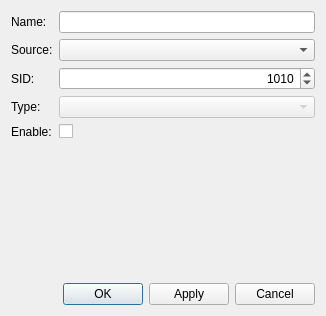
<?xml version="1.0" encoding="UTF-8"?>
<ui version="4.0">
 <class>EditServiceDialog</class>
 <widget class="QDialog" name="EditServiceDialog">
  <property name="geometry">
   <rect>
    <x>0</x>
    <y>0</y>
    <width>326</width>
    <height>316</height>
   </rect>
  </property>
  <property name="windowTitle">
   <string>Dialog</string>
  </property>
  <layout class="QVBoxLayout" name="verticalLayout">
   <item>
    <layout class="QFormLayout" name="formLayout">
     <item row="0" column="0">
      <widget class="QLabel" name="label">
       <property name="text">
        <string>Name:</string>
       </property>
      </widget>
     </item>
     <item row="0" column="1">
      <widget class="QLineEdit" name="nameLineEdit"/>
     </item>
     <item row="1" column="0">
      <widget class="QLabel" name="label_2">
       <property name="text">
        <string>Source:</string>
       </property>
      </widget>
     </item>
     <item row="1" column="1">
      <widget class="QComboBox" name="sourceComboBox"/>
     </item>
     <item row="2" column="0">
      <widget class="QLabel" name="label_3">
       <property name="text">
        <string>SID:</string>
       </property>
      </widget>
     </item>
     <item row="2" column="1">
      <widget class="QSpinBox" name="sidSpinBox">
       <property name="alignment">
        <set>Qt::AlignRight|Qt::AlignTrailing|Qt::AlignVCenter</set>
       </property>
       <property name="minimum">
        <number>1</number>
       </property>
       <property name="maximum">
        <number>999999999</number>
       </property>
       <property name="value">
        <number>1010</number>
       </property>
      </widget>
     </item>
     <item row="3" column="0">
      <widget class="QLabel" name="label_4">
       <property name="text">
        <string>Type:</string>
       </property>
      </widget>
     </item>
     <item row="3" column="1">
      <widget class="QComboBox" name="typeComboBox">
       <property name="enabled">
        <bool>false</bool>
       </property>
      </widget>
     </item>
     <item row="4" column="0">
      <widget class="QLabel" name="label_5">
       <property name="text">
        <string>Enable:</string>
       </property>
      </widget>
     </item>
     <item row="4" column="1">
      <widget class="QCheckBox" name="enabledCheckBox">
       <property name="text">
        <string/>
       </property>
      </widget>
     </item>
    </layout>
   </item>
   <item>
    <spacer name="verticalSpacer">
     <property name="orientation">
      <enum>Qt::Vertical</enum>
     </property>
     <property name="sizeHint" stdset="0">
      <size>
       <width>20</width>
       <height>40</height>
      </size>
     </property>
    </spacer>
   </item>
   <item>
    <layout class="QHBoxLayout" name="horizontalLayout_2">
     <item>
      <spacer name="horizontalSpacer_2">
       <property name="orientation">
        <enum>Qt::Horizontal</enum>
       </property>
       <property name="sizeHint" stdset="0">
        <size>
         <width>40</width>
         <height>20</height>
        </size>
       </property>
      </spacer>
     </item>
     <item>
      <widget class="QPushButton" name="okButton">
       <property name="text">
        <string>OK</string>
       </property>
      </widget>
     </item>
     <item>
      <widget class="QPushButton" name="applyButton">
       <property name="text">
        <string>Apply</string>
       </property>
      </widget>
     </item>
     <item>
      <widget class="QPushButton" name="cancelButton">
       <property name="text">
        <string>Cancel</string>
       </property>
      </widget>
     </item>
    </layout>
   </item>
  </layout>
 </widget>
 <resources/>
 <connections/>
</ui>
